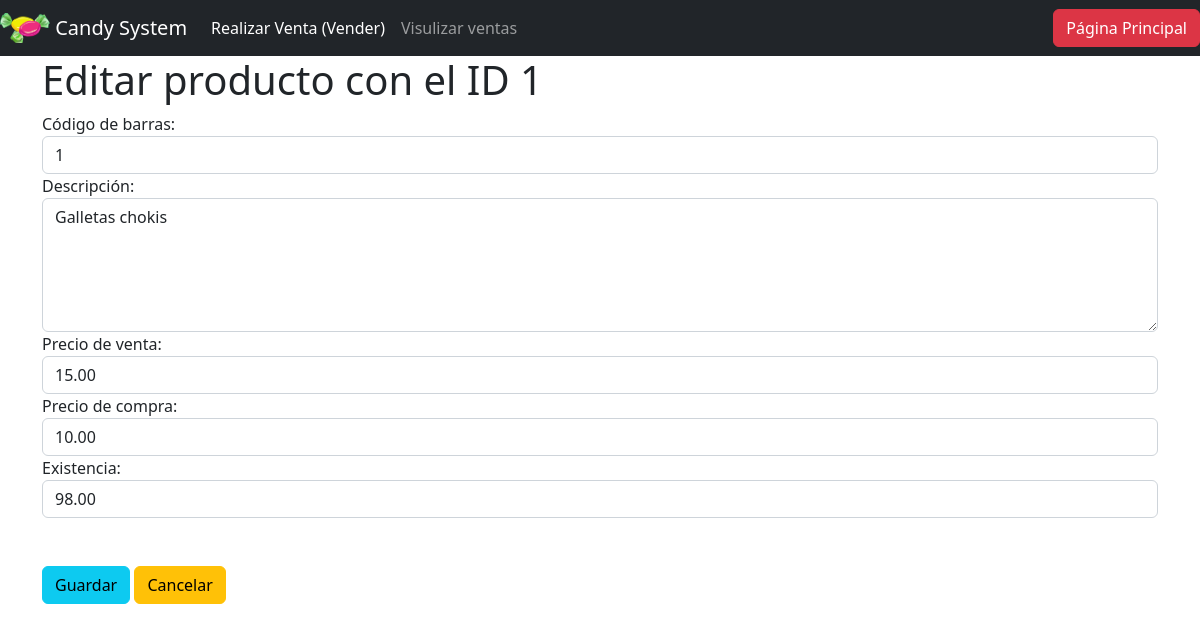
The page /Dulceria/admin/Ventas/editar.php?id=1 on the database its author committed.
### tables this page shows
CREATE TABLE `productos` (
  `id` bigint(20) UNSIGNED NOT NULL,
  `codigo` varchar(255) NOT NULL,
  `descripcion` varchar(255) NOT NULL,
  `precioVenta` decimal(5,2) NOT NULL,
  `precioCompra` decimal(5,2) NOT NULL,
  `existencia` decimal(5,2) NOT NULL
);

### Dulceria/admin/Ventas/editar.php (the view, shortened to what this page needs)
<?php
$id = $_GET["id"];
include_once "base_de_datos.php";
$sentencia = $base_de_datos->prepare("SELECT * FROM productos WHERE id = ?;");
$sentencia->execute([$id]);
$producto = $sentencia->fetch(PDO::FETCH_OBJ);
?>
<?php include_once "encabezado.php" ?>
<div class="wrapper">
<div class="container">
	<div class="col-xs-12">
		<h1>Editar producto con el ID <?php echo $producto->id; ?></h1>
		<form method="post" action="guardarDatosEditados.php">
			<label for="codigo">Código de barras:</label>
			<input value="<?php echo $producto->codigo ?>" class="form-control" name="codigo" required type="text" id="codigo" placeholder="Escribe el código">
			<label for="descripcion">Descripción:</label>
			<textarea required id="descripcion" name="descripcion" cols="30" rows="5" class="form-control"><?php echo $producto->descripcion ?></textarea>
			<label for="precioVenta">Precio de venta:</label>
			<input value="<?php echo $producto->precioVenta ?>" class="form-control" name="precioVenta" required type="number" id="precioVenta" placeholder="Precio de venta">
			<label for="precioCompra">Precio de compra:</label>
			<input value="<?php echo $producto->precioCompra ?>" class="form-control" name="precioCompra" required type="number" id="precioCompra" placeholder="Precio de compra">
			<label for="existencia">Existencia:</label>
			<input value="<?php echo $producto->existencia ?>" class="form-control" name="existencia" required type="number" id="existencia" placeholder="Cantidad o existencia">
			<br><br><input class="btn btn-info" type="submit" value="Guardar">
			<a class="btn btn-warning" href="./listar.php">Cancelar</a>
		</form>
	</div>
<?php include_once "pie.php" ?>

### rows shown on the page
productos: id "1", codigo "1", descripcion "Galletas chokis", precioVenta "15.00", precioCompra "10.00", existencia "98.00"
